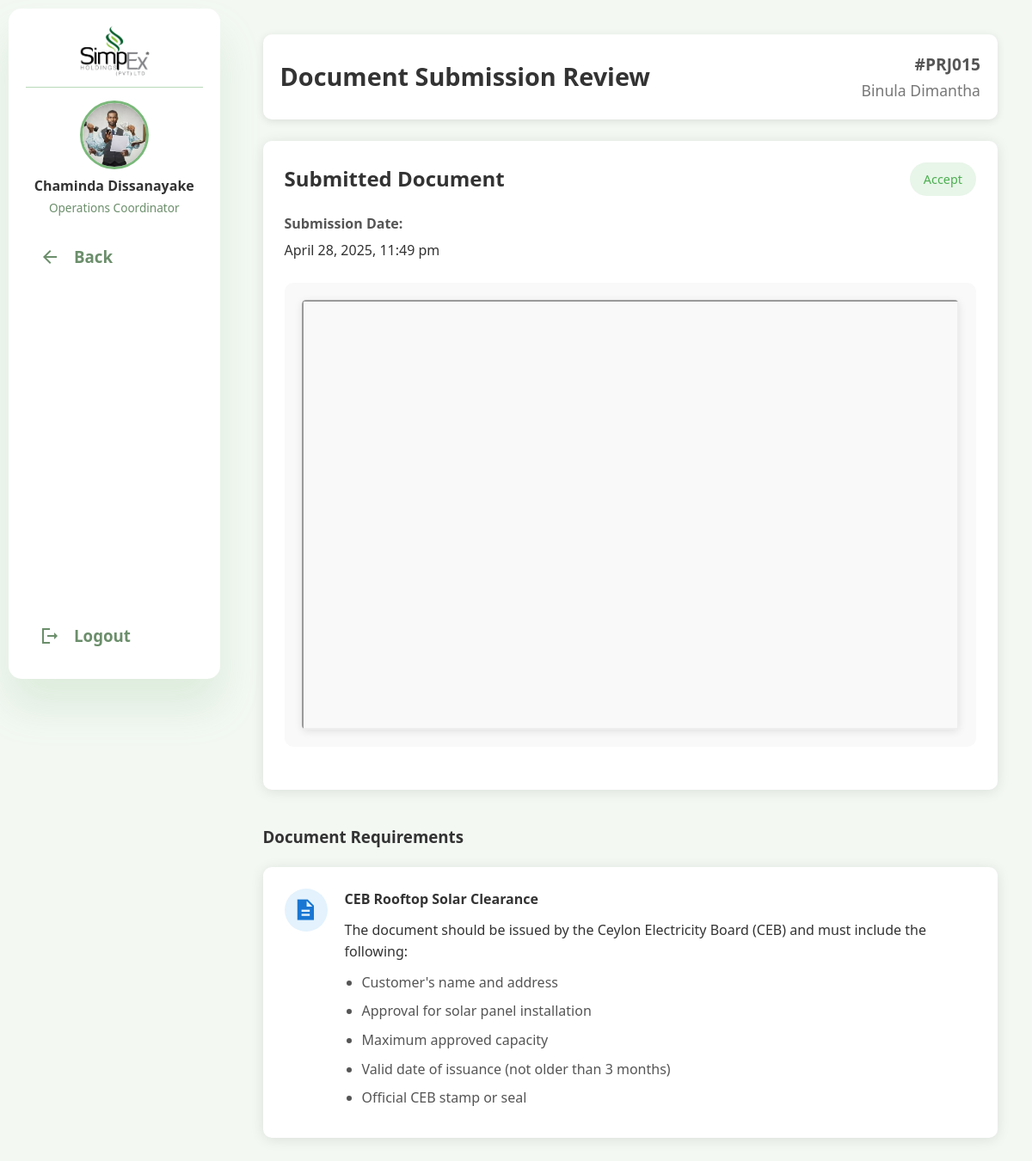
Screenshot of /operationsCoordinator/documentSubmission/15 (signed in) with the database file from the repository.
### tables this page shows
CREATE TABLE `projects` (
  `project_id` int NOT NULL,
  `pre_project_id` int DEFAULT NULL,
  `customer_id` int DEFAULT NULL,
  `quotation_id` int DEFAULT NULL,
  `agreement_id` int DEFAULT NULL,
  `package_id` int DEFAULT NULL,
  `custom_package_id` int DEFAULT NULL,
  `status` enum('active','completed','cancelled') DEFAULT NULL,
  `current_phase` enum('document_submission','first_payment','installation','final_payment','engineer_approval','grid_connection','completed') DEFAULT NULL,
  `created_at` timestamp NULL DEFAULT CURRENT_TIMESTAMP,
  `updated_at` timestamp NULL DEFAULT CURRENT_TIMESTAMP ON UPDATE CURRENT_TIMESTAMP,
  `equipment_released` tinyint(1) DEFAULT '0'
);

CREATE TABLE `documentSubmission` (
  `id` int NOT NULL,
  `project_id` int NOT NULL,
  `document` varchar(255) NOT NULL,
  `status` enum('pending','accept','reject') DEFAULT 'pending',
  `created_at` timestamp NULL DEFAULT CURRENT_TIMESTAMP,
  `updated_at` timestamp NULL DEFAULT CURRENT_TIMESTAMP ON UPDATE CURRENT_TIMESTAMP,
  `rejection_reason` text
);

### app/controllers/OperationsCoordinator.php (called while the page is built, shortened)
<?php
class OperationsCoordinator extends Controller
{
    private $projectModel;
    public function __construct()
    {
        $this->projectModel = $this->model('M_CustomerProject');
    }
    public function documentSubmission($projectId)
    {
        $project = $this->projectModel->getProjectById($projectId);
        $customerDetails = $this->projectModel->getCustomerDetailsByProjectId($projectId);
        if ($customerDetails) {
            foreach ($customerDetails as $key => $value) {
                $project->$key = $value;
            }
        }
        $document = $this->projectModel->getDocumentSubmission($projectId);
        $data = [
            'project' => $project,
            'document' => $document
        ];
        $this->view('operationsCoordinator/v_documentSubmission', $data);
    }
}

### app/libraries/Core.php (called while the page is built, shortened)
<?php
class Core{
    protected $currentMethod = 'index';
    public function __construct(){
        $url = $this->getUrl();
        if (isset($url[0]) && file_exists('../app/controllers/' . ucwords($url[0]) . '.php')) {
            unset($url[0]);
        } else if (isset($url[0])) {
            $this->handle404();
            return;
        }
        $this->currentController = new $this->currentController;
        if(isset($url[1])){
            if(method_exists($this->currentController, $url[1])){
                $this->currentMethod= $url[1];
                unset($url[1]);
            } else {
                $this->handle404();
                return;
            }
        }
        $this->params= $url ? array_values($url) : [];
        call_user_func_array([$this->currentController, $this->currentMethod], $this->params);
    }
    public function getUrl(){
        if (isset($_GET['url'])){
            $url = rtrim($_GET['url'], '/');
            $url = filter_var($url, FILTER_SANITIZE_URL);
            $url = explode('/', $url);
            return $url;
        }
        return [];
    }
}
?>

### public/index.php (called while the page is built, shortened)
<?php
   $init = new Core;
?>

### app/libraries/Database.php (called while the page is built, shortened)
<?php
    class Database{
        private $host= DB_HOST;
        private $user= DB_USER;
        private $password= DB_PASSWORD;
        private $dbname= DB_NAME;
        private $dbh;
        private $statement;
        public function __construct(){
            $dsn = 'mysql:host=' . $this->host . ';dbname=' . $this->dbname;
            $options= array(
                PDO::ATTR_PERSISTENT=>true,
                PDO::ATTR_ERRMODE=> PDO::ERRMODE_EXCEPTION
            );
            try{
                $this->dbh= new PDO($dsn, $this->user, $this->password, $options);
            }
            catch(PDOException $e){
                $this->error= $e->getMessage();
                echo $this->error;
            }
        }
        public function query($sql){
            $this->statement= $this->dbh->prepare($sql);
        }
        public function bind($param, $value,$type=NULL){
            if(is_null($type)){
                switch(true){
                    default:
                    $type= PDO::PARAM_STR;
                }
            }
            $this->statement->bindValue($param, $value, $type);
        }
        public function execute(){
            try {
                return $this->statement->execute();
            } catch (PDOException $e) {
                error_log("Database error: " . $e->getMessage());
                return false;
            }
        }
        public function single(){
            $this->execute();
            return $this->statement->fetch(PDO::FETCH_OBJ);
        }
    }
?>

### app/models/M_CustomerProject.php (called while the page is built, shortened)
<?php
class M_CustomerProject
{
    private $db;
    public function __construct()
    {
        $this->db = new Database;
    }
    public function getProjectById($projectId)
    {
        $this->db->query('SELECT
            p.*,
            rq.system_capacity,
            rq.estimated_generation,
            rq.base_price,
            rq.service_charge,
            rq.total_price
            FROM projects p
            LEFT JOIN reviewed_quotations rq ON p.quotation_id = rq.review_id
            WHERE p.project_id = :project_id');
        $this->db->bind(':project_id', $projectId);
        return $this->db->single();
    }
    public function getCustomerDetailsByProjectId($projectId)
    {
        $this->db->query('SELECT u.name as customer_name, u.email, u.phone, cq.address, cq.nearest_city as location
                     FROM projects p
                     LEFT JOIN users u ON p.customer_id = u.user_id
                     LEFT JOIN customerquotation cq ON p.pre_project_id = cq.pre_project_id
                     WHERE p.project_id = :project_id');
        $this->db->bind(':project_id', $projectId);
        return $this->db->single();
    }
    public function getDocumentSubmission($projectId)
    {
        $this->db->query('SELECT * FROM documentSubmission WHERE project_id = :project_id');
        $this->db->bind(':project_id', $projectId);
        return $this->db->single();
    }
}

### app/views/operationsCoordinator/v_documentSubmission.php (the view, shortened to what this page needs)
<link rel="stylesheet" href="<?php echo URLROOT; ?>/css/operationsCoordinator/documentSubmission.css">
</head>
<body>
    <div class="dashboard-container">
        <div class="sidebar" id="sidebar">
            <div class="company-logo">
                <img src="<?php echo URLROOT; ?>/public/assets/simpex-logo-sidebar.png" alt="Simpex Solar Logo">
            </div>
            <div class="user-profile">
                <img src="<?php echo isset($_SESSION['user_picture']) && !empty($_SESSION['user_picture']) ? URLROOT . '/public/uploads/profile_pictures/' . $_SESSION['user_picture'] : URLROOT . '/public/assets/profile.png'; ?>" alt="User profile picture" class="profile-picture" />
                <div class="user-info">
                    <h4><?php echo isset($_SESSION['user_name']) ? $_SESSION['user_name'] : 'User Name'; ?></h4>
                    <p>Operations Coordinator</p>
                </div>
            </div>
            <a href="<?php echo URLROOT ?>/operationsCoordinator/projects">
                <span class="material-icons-sharp">arrow_back</span>
                <h3>Back</h3>
            </a>
            <a href="<?php echo URLROOT; ?>/users/logout">
                <span class="material-icons-sharp">logout</span>
                <h3>Logout</h3>
            </a>
        </div>
        <div class="main-content">
            <div class="container">
                <div class="section-header">
                    <h2>Document Submission Review</h2>
                    <div class="project-meta">
                        <span class="project-id">#PRJ<?php echo str_pad($data['project']->project_id, 3, '0', STR_PAD_LEFT); ?></span>
                        <span class="customer-name"><?php echo $data['project']->customer_name; ?></span>
                    </div>
                </div>
                <div class="document-review-container">
                    <?php if (isset($data['document']) && $data['document']): ?>
                        <div class="document-card">
                            <div class="document-info">
                                <div class="document-header">
                                    <h3>Submitted Document</h3>
                                    <span class="status-badge <?php echo $data['document']->status; ?>">
                                        <?php echo ucfirst($data['document']->status); ?>
                                    </span>
                                </div>
                                <div class="document-details">
                                    <div class="detail-row">
                                        <span class="label">Submission Date:</span>
                                        <span><?php echo date('F j, Y, g:i a', strtotime($data['document']->created_at)); ?></span>
                                    </div>
                                </div>
                            </div>
                            <div class="document-preview">
                                <?php
                                $filePath = $data['document']->document;
                                $fileExt = pathinfo($filePath, PATHINFO_EXTENSION);
                                if (in_array(strtolower($fileExt), ['jpg', 'jpeg', 'png', 'gif'])):
                                ?>
                                    <img src="<?php echo URLROOT; ?>/uploads/documents/<?php echo $filePath; ?>" alt="Document Preview">
                                <?php elseif (strtolower($fileExt) == 'pdf'): ?>
                                    <div class="pdf-preview">
                                        <iframe src="<?php echo URLROOT; ?>/uploads/documents/<?php echo $filePath; ?>" width="100%" height="500px"></iframe>
                                    </div>
                                <?php endif; ?>
                            </div>
                        </div>
                    <?php endif; ?>
                </div>
                <div class="requirements-section">
                    <h3>Document Requirements</h3>
                    <div class="requirements-card">
                        <div class="requirement">
                            <div class="requirement-icon">
                                <i class="material-icons-sharp">description</i>
                            </div>
                            <div class="requirement-content">
                                <h4>CEB Rooftop Solar Clearance</h4>
                                <p>The document should be issued by the Ceylon Electricity Board (CEB) and must include the following:</p>
                                <ul>
                                    <li>Customer's name and address</li>
                                    <li>Approval for solar panel installation</li>
                                    <li>Maximum approved capacity</li>
                                    <li>Valid date of issuance (not older than 3 months)</li>
                                    <li>Official CEB stamp or seal</li>
                                </ul>
                            </div>
                        </div>
                    </div>
                </div>
            </div>
        </div>
    </div>

### public/css/operationsCoordinator/styles.css (style rules this page uses)
:root { --theme-color: #7ab87a; --white: #fff; --sidebar-background: #f3f8f3; --sidebar-link-hover: rgba(122, 184, 122, 0.18); --sidebar-link-color: #6b8e6b; --sidebar-link-active-bg: rgba(122, 184, 122, 0.18); --sidebar-link-active-color: #4c724c; --text-color: #333; --success-color: #6fd649; --warning-color: #ffc107; --danger-color: #dc3545; }
* { box-sizing: border-box; margin: 0; padding: 0; }
body { font-family: "Segoe UI", Tahoma, Geneva, Verdana, sans-serif; line-height: 1.6; color: var(--text-color); background-color: var(--sidebar-background); }
.dashboard-container { display: flex; min-height: 100vh; }
.sidebar { width: 250px; background-color: var(--white); padding: 20px; display: flex; flex-direction: column; border-radius: 15px; box-shadow: 0 2rem 3rem var(--sidebar-link-hover); height: calc(100vh - 20px); justify-content: flex-start; transition: all 0.3s ease-in-out; margin: 10px; z-index: 1000; text-decoration: none; position: -webkit-sticky; position: sticky; top: 10px; overflow-y: auto; overflow-x: hidden; }
.sidebar a { display: flex; align-items: center; color: var(--sidebar-link-color); height: 3.7rem; gap: 1rem; position: relative; transition: all 0.3s ease; width: 100%; padding-left: 1rem; text-decoration: none; }
.sidebar a:last-child { margin-top: auto; }
.company-logo { text-align: center; padding: 0; border-bottom: 1px solid rgba(122, 184, 122, 0.534); margin-bottom: 15px; }
.company-logo img { max-width: 40%; height: auto; }
.user-profile { display: flex; flex-direction: column; align-items: center; margin-bottom: 15px; padding:0; border-bottom: 1px solid rgba(255, 255, 255, 0.1); }
.profile-picture { width: 80px; height: 80px; border-radius: 50%; object-fit: cover; margin-bottom: 5px; border: 3px solid var(--theme-color); }
.user-info { text-align: center; }
.user-info h4 { margin: 2px 0; color: var(--text-color); font-weight:700; text-transform: capitalize; }
.user-info p { margin: 0; color: var(--sidebar-link-color); font-size: 0.85rem; font-weight: 500; }
.main-content { flex-grow: 1; padding: 20px; overflow-y: auto; }
.container { max-width: 1200px; margin: 0 auto; padding: 20px; }

### public/css/notification.css (style rules this page uses)
.sidebar a { position: relative; }

### public/css/operationsCoordinator/documentSubmission.css (style rules this page uses)
.section-header { display: flex; justify-content: space-between; align-items: center; margin-bottom: 25px; background-color: #fff; padding: 20px; border-radius: 10px; box-shadow: 0 2px 10px rgba(0, 0, 0, 0.1); }
.section-header h2 { margin: 0; color: #333; font-size: 1.8rem; }
.project-meta { display: flex; flex-direction: column; align-items: flex-end; }
.project-id { font-weight: bold; font-size: 1.2rem; color: #555; }
.customer-name { color: #777; font-size: 1.1rem; }
.document-card { background-color: #fff; border-radius: 10px; box-shadow: 0 2px 15px rgba(0, 0, 0, 0.1); padding: 25px; margin-bottom: 30px; }
.document-header { display: flex; justify-content: space-between; align-items: center; margin-bottom: 20px; }
.document-header h3 { margin: 0; color: #333; font-size: 1.5rem; }
.status-badge { padding: 8px 16px; border-radius: 20px; font-size: 0.9rem; font-weight: 500; }
.status-badge.accept { background: #e8f5e9; color: #4caf50; }
.document-details { margin-bottom: 25px; }
.detail-row { margin-bottom: 15px; display: flex; flex-direction: column; }
.detail-row .label { font-weight: 600; color: #555; margin-bottom: 5px; }
.document-preview { margin-bottom: 25px; display: flex; justify-content: center; align-items: center; background: #f9f9f9; padding: 20px; border-radius: 10px; min-height: 200px; max-height: 600px; overflow: hidden; }
.pdf-preview { width: 100%; height: 500px; overflow: hidden; border-radius: 5px; box-shadow: 0 2px 10px rgba(0, 0, 0, 0.1); }
.requirements-section { margin-top: 40px; }
.requirements-section h3 { margin-bottom: 20px; color: #333; }
.requirements-card { background: #fff; border-radius: 10px; box-shadow: 0 2px 15px rgba(0, 0, 0, 0.1); padding: 25px; }
.requirement { display: flex; gap: 20px; align-items: flex-start; }
.requirement-icon { background: #e3f2fd; color: #1976d2; width: 50px; height: 50px; border-radius: 50%; display: flex; align-items: center; justify-content: center; flex-shrink: 0; }
.requirement-icon i { font-size: 1.8rem; }
.requirement-content { flex: 1; }
.requirement-content h4 { margin: 0 0 10px 0; color: #333; }
.requirement-content ul { margin-top: 10px; padding-left: 20px; color: #555; }
.requirement-content li { margin-bottom: 8px; }

### rows the page displays
projects: project_id "015"
documentsubmission: status "Accept", created_at "April 28, 2025, 11:49 pm"

### other values shown
$_SESSION['user_name'] "Chaminda Dissanayake"
$data['project']->customer_name "Binula Dimantha"
